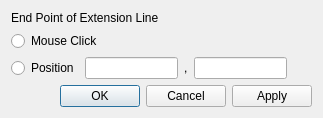
<?xml version="1.0" encoding="UTF-8"?>
<ui version="4.0">
 <class>GeoDataRiverPathPointExtensionAddDialog</class>
 <widget class="QDialog" name="GeoDataRiverPathPointExtensionAddDialog">
  <property name="geometry">
   <rect>
    <x>0</x>
    <y>0</y>
    <width>323</width>
    <height>115</height>
   </rect>
  </property>
  <property name="windowTitle">
   <string>Add Extension Line</string>
  </property>
  <layout class="QVBoxLayout" name="verticalLayout">
   <item>
    <widget class="QLabel" name="label">
     <property name="text">
      <string>End Point of Extension Line</string>
     </property>
    </widget>
   </item>
   <item>
    <layout class="QHBoxLayout" name="horizontalLayout">
     <item>
      <widget class="QRadioButton" name="clickRadioButton">
       <property name="text">
        <string>Mouse Click</string>
       </property>
      </widget>
     </item>
     <item>
      <spacer name="horizontalSpacer">
       <property name="orientation">
        <enum>Qt::Horizontal</enum>
       </property>
       <property name="sizeHint" stdset="0">
        <size>
         <width>40</width>
         <height>20</height>
        </size>
       </property>
      </spacer>
     </item>
    </layout>
   </item>
   <item>
    <layout class="QHBoxLayout" name="horizontalLayout_2">
     <item>
      <widget class="QRadioButton" name="positionRadioButton">
       <property name="text">
        <string>Position</string>
       </property>
      </widget>
     </item>
     <item>
      <widget class="RealNumberEditWidget" name="positionXEdit"/>
     </item>
     <item>
      <widget class="QLabel" name="commaLabel">
       <property name="text">
        <string>,</string>
       </property>
      </widget>
     </item>
     <item>
      <widget class="RealNumberEditWidget" name="positionYEdit"/>
     </item>
     <item>
      <spacer name="horizontalSpacer_2">
       <property name="orientation">
        <enum>Qt::Horizontal</enum>
       </property>
       <property name="sizeHint" stdset="0">
        <size>
         <width>40</width>
         <height>20</height>
        </size>
       </property>
      </spacer>
     </item>
    </layout>
   </item>
   <item>
    <widget class="QDialogButtonBox" name="buttonBox">
     <property name="orientation">
      <enum>Qt::Horizontal</enum>
     </property>
     <property name="standardButtons">
      <set>QDialogButtonBox::Apply|QDialogButtonBox::Cancel|QDialogButtonBox::Ok</set>
     </property>
    </widget>
   </item>
  </layout>
 </widget>
 <customwidgets>
  <customwidget>
   <class>RealNumberEditWidget</class>
   <extends>QLineEdit</extends>
   <header>guibase/realnumbereditwidget.h</header>
  </customwidget>
 </customwidgets>
 <resources/>
 <connections>
  <connection>
   <sender>buttonBox</sender>
   <signal>accepted()</signal>
   <receiver>GeoDataRiverPathPointExtensionAddDialog</receiver>
   <slot>accept()</slot>
   <hints>
    <hint type="sourcelabel">
     <x>257</x>
     <y>105</y>
    </hint>
    <hint type="destinationlabel">
     <x>157</x>
     <y>274</y>
    </hint>
   </hints>
  </connection>
  <connection>
   <sender>buttonBox</sender>
   <signal>rejected()</signal>
   <receiver>GeoDataRiverPathPointExtensionAddDialog</receiver>
   <slot>reject()</slot>
   <hints>
    <hint type="sourcelabel">
     <x>313</x>
     <y>105</y>
    </hint>
    <hint type="destinationlabel">
     <x>286</x>
     <y>274</y>
    </hint>
   </hints>
  </connection>
  <connection>
   <sender>positionRadioButton</sender>
   <signal>toggled(bool)</signal>
   <receiver>positionXEdit</receiver>
   <slot>setEnabled(bool)</slot>
   <hints>
    <hint type="sourcelabel">
     <x>37</x>
     <y>68</y>
    </hint>
    <hint type="destinationlabel">
     <x>103</x>
     <y>67</y>
    </hint>
   </hints>
  </connection>
  <connection>
   <sender>positionRadioButton</sender>
   <signal>toggled(bool)</signal>
   <receiver>positionYEdit</receiver>
   <slot>setEnabled(bool)</slot>
   <hints>
    <hint type="sourcelabel">
     <x>50</x>
     <y>63</y>
    </hint>
    <hint type="destinationlabel">
     <x>213</x>
     <y>59</y>
    </hint>
   </hints>
  </connection>
 </connections>
</ui>
